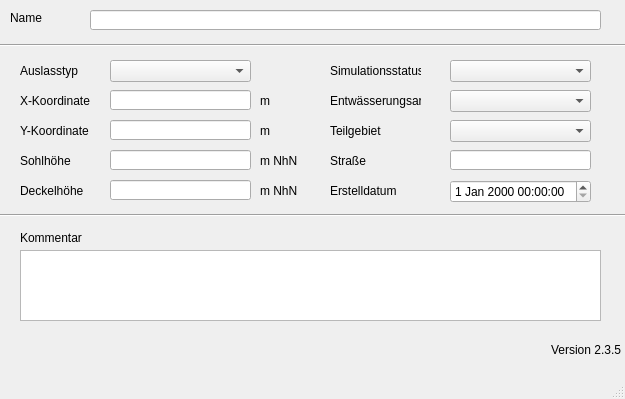
<?xml version="1.0" encoding="UTF-8"?>
<ui version="4.0">
 <class>MainWindow</class>
 <widget class="QMainWindow" name="MainWindow">
  <property name="enabled">
   <bool>true</bool>
  </property>
  <property name="geometry">
   <rect>
    <x>0</x>
    <y>0</y>
    <width>625</width>
    <height>399</height>
   </rect>
  </property>
  <property name="windowTitle">
   <string>MainWindow</string>
  </property>
  <widget class="QWidget" name="centralwidget">
   <widget class="QLabel" name="label">
    <property name="geometry">
     <rect>
      <x>10</x>
      <y>10</y>
      <width>46</width>
      <height>16</height>
     </rect>
    </property>
    <property name="text">
     <string>Name</string>
    </property>
   </widget>
   <widget class="Line" name="line">
    <property name="geometry">
     <rect>
      <x>0</x>
      <y>30</y>
      <width>631</width>
      <height>31</height>
     </rect>
    </property>
    <property name="orientation">
     <enum>Qt::Horizontal</enum>
    </property>
   </widget>
   <widget class="QLabel" name="label_14">
    <property name="geometry">
     <rect>
      <x>20</x>
      <y>230</y>
      <width>81</width>
      <height>16</height>
     </rect>
    </property>
    <property name="text">
     <string>Kommentar</string>
    </property>
   </widget>
   <widget class="QLabel" name="label_11">
    <property name="geometry">
     <rect>
      <x>260</x>
      <y>90</y>
      <width>41</width>
      <height>21</height>
     </rect>
    </property>
    <property name="text">
     <string>m</string>
    </property>
   </widget>
   <widget class="QLabel" name="label_5">
    <property name="geometry">
     <rect>
      <x>20</x>
      <y>180</y>
      <width>81</width>
      <height>21</height>
     </rect>
    </property>
    <property name="text">
     <string>Deckelhöhe</string>
    </property>
   </widget>
   <widget class="QLabel" name="label_8">
    <property name="geometry">
     <rect>
      <x>260</x>
      <y>150</y>
      <width>41</width>
      <height>21</height>
     </rect>
    </property>
    <property name="text">
     <string>m NhN</string>
    </property>
   </widget>
   <widget class="QLabel" name="label_70">
    <property name="geometry">
     <rect>
      <x>330</x>
      <y>180</y>
      <width>91</width>
      <height>21</height>
     </rect>
    </property>
    <property name="text">
     <string>Erstelldatum</string>
    </property>
   </widget>
   <widget class="QLabel" name="label_9">
    <property name="geometry">
     <rect>
      <x>20</x>
      <y>120</y>
      <width>81</width>
      <height>21</height>
     </rect>
    </property>
    <property name="text">
     <string>Y-Koordinate</string>
    </property>
   </widget>
   <widget class="QLabel" name="label_12">
    <property name="geometry">
     <rect>
      <x>260</x>
      <y>120</y>
      <width>41</width>
      <height>21</height>
     </rect>
    </property>
    <property name="text">
     <string>m</string>
    </property>
   </widget>
   <widget class="Line" name="line_2">
    <property name="geometry">
     <rect>
      <x>0</x>
      <y>200</y>
      <width>631</width>
      <height>31</height>
     </rect>
    </property>
    <property name="orientation">
     <enum>Qt::Horizontal</enum>
    </property>
   </widget>
   <widget class="QLabel" name="label_6">
    <property name="geometry">
     <rect>
      <x>20</x>
      <y>90</y>
      <width>81</width>
      <height>21</height>
     </rect>
    </property>
    <property name="text">
     <string>X-Koordinate</string>
    </property>
   </widget>
   <widget class="QLabel" name="label_10">
    <property name="geometry">
     <rect>
      <x>260</x>
      <y>180</y>
      <width>41</width>
      <height>21</height>
     </rect>
    </property>
    <property name="text">
     <string>m NhN</string>
    </property>
   </widget>
   <widget class="QLabel" name="label_3">
    <property name="geometry">
     <rect>
      <x>20</x>
      <y>150</y>
      <width>81</width>
      <height>21</height>
     </rect>
    </property>
    <property name="text">
     <string>Sohlhöhe</string>
    </property>
   </widget>
   <widget class="QLabel" name="label_40">
    <property name="geometry">
     <rect>
      <x>20</x>
      <y>60</y>
      <width>91</width>
      <height>21</height>
     </rect>
    </property>
    <property name="text">
     <string>Auslasstyp</string>
    </property>
   </widget>
   <widget class="QLabel" name="label_4">
    <property name="geometry">
     <rect>
      <x>330</x>
      <y>60</y>
      <width>91</width>
      <height>21</height>
     </rect>
    </property>
    <property name="text">
     <string>Simulationsstatus</string>
    </property>
   </widget>
   <widget class="QLabel" name="label_7">
    <property name="geometry">
     <rect>
      <x>330</x>
      <y>90</y>
      <width>91</width>
      <height>21</height>
     </rect>
    </property>
    <property name="text">
     <string>Entwässerungsart</string>
    </property>
   </widget>
   <widget class="QLabel" name="label_43">
    <property name="geometry">
     <rect>
      <x>330</x>
      <y>150</y>
      <width>91</width>
      <height>21</height>
     </rect>
    </property>
    <property name="text">
     <string>Straße</string>
    </property>
   </widget>
   <widget class="QTextEdit" name="kommentar">
    <property name="geometry">
     <rect>
      <x>20</x>
      <y>250</y>
      <width>581</width>
      <height>71</height>
     </rect>
    </property>
   </widget>
   <widget class="QLineEdit" name="schnam">
    <property name="geometry">
     <rect>
      <x>90</x>
      <y>10</y>
      <width>511</width>
      <height>20</height>
     </rect>
    </property>
   </widget>
   <widget class="QComboBox" name="auslasstyp">
    <property name="geometry">
     <rect>
      <x>110</x>
      <y>60</y>
      <width>141</width>
      <height>22</height>
     </rect>
    </property>
   </widget>
   <widget class="QLineEdit" name="xsch">
    <property name="geometry">
     <rect>
      <x>110</x>
      <y>90</y>
      <width>141</width>
      <height>20</height>
     </rect>
    </property>
   </widget>
   <widget class="QLineEdit" name="ysch">
    <property name="geometry">
     <rect>
      <x>110</x>
      <y>120</y>
      <width>141</width>
      <height>20</height>
     </rect>
    </property>
   </widget>
   <widget class="QLineEdit" name="sohlhoehe">
    <property name="geometry">
     <rect>
      <x>110</x>
      <y>150</y>
      <width>141</width>
      <height>20</height>
     </rect>
    </property>
   </widget>
   <widget class="QLineEdit" name="deckelhoehe">
    <property name="geometry">
     <rect>
      <x>110</x>
      <y>180</y>
      <width>141</width>
      <height>20</height>
     </rect>
    </property>
   </widget>
   <widget class="QComboBox" name="simstatus">
    <property name="enabled">
     <bool>true</bool>
    </property>
    <property name="geometry">
     <rect>
      <x>450</x>
      <y>60</y>
      <width>141</width>
      <height>22</height>
     </rect>
    </property>
   </widget>
   <widget class="QComboBox" name="entwart">
    <property name="geometry">
     <rect>
      <x>450</x>
      <y>90</y>
      <width>141</width>
      <height>22</height>
     </rect>
    </property>
   </widget>
   <widget class="QLineEdit" name="strasse">
    <property name="geometry">
     <rect>
      <x>450</x>
      <y>150</y>
      <width>141</width>
      <height>20</height>
     </rect>
    </property>
   </widget>
   <widget class="QgsDateTimeEdit" name="createdat">
    <property name="geometry">
     <rect>
      <x>450</x>
      <y>180</y>
      <width>141</width>
      <height>23</height>
     </rect>
    </property>
   </widget>
   <widget class="QLabel" name="label_13">
    <property name="geometry">
     <rect>
      <x>330</x>
      <y>120</y>
      <width>71</width>
      <height>21</height>
     </rect>
    </property>
    <property name="text">
     <string>Teilgebiet</string>
    </property>
    <property name="buddy">
     <cstring>simstatus</cstring>
    </property>
   </widget>
   <widget class="QComboBox" name="teilgebiet">
    <property name="geometry">
     <rect>
      <x>450</x>
      <y>120</y>
      <width>141</width>
      <height>22</height>
     </rect>
    </property>
   </widget>
   <widget class="QLabel" name="lb_version">
    <property name="geometry">
     <rect>
      <x>550</x>
      <y>340</y>
      <width>71</width>
      <height>20</height>
     </rect>
    </property>
    <property name="toolTip">
     <string>Version QKan Import</string>
    </property>
    <property name="text">
     <string>Version 2.3.5</string>
    </property>
    <property name="alignment">
     <set>Qt::AlignRight|Qt::AlignTrailing|Qt::AlignVCenter</set>
    </property>
   </widget>
  </widget>
  <widget class="QMenuBar" name="menubar">
   <property name="geometry">
    <rect>
     <x>0</x>
     <y>0</y>
     <width>625</width>
     <height>21</height>
    </rect>
   </property>
  </widget>
  <widget class="QStatusBar" name="statusbar"/>
 </widget>
 <customwidgets>
  <customwidget>
   <class>QgsDateTimeEdit</class>
   <extends>QDateTimeEdit</extends>
   <header>qgsdatetimeedit.h</header>
  </customwidget>
 </customwidgets>
 <tabstops>
  <tabstop>schnam</tabstop>
  <tabstop>auslasstyp</tabstop>
  <tabstop>xsch</tabstop>
  <tabstop>ysch</tabstop>
  <tabstop>sohlhoehe</tabstop>
  <tabstop>deckelhoehe</tabstop>
  <tabstop>simstatus</tabstop>
  <tabstop>entwart</tabstop>
  <tabstop>strasse</tabstop>
  <tabstop>createdat</tabstop>
  <tabstop>kommentar</tabstop>
 </tabstops>
 <resources/>
 <connections/>
</ui>
